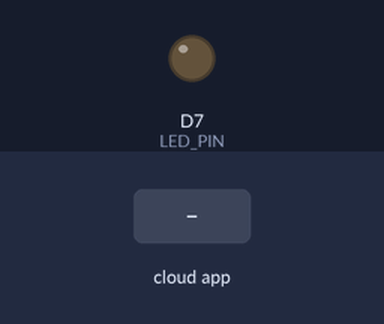
Bench run of a sketch on a simulated ESP8266 (NodeMCU). Parts: output pins drawn as LEDs (lit = HIGH). Inputs (shaded band) come from the test bench. What the sketch prints to the serial monitor is not drawn.

Above: at 2.7 s.
2.8 s: the phone or cloud app sets Led to 1
At 3.9 s:
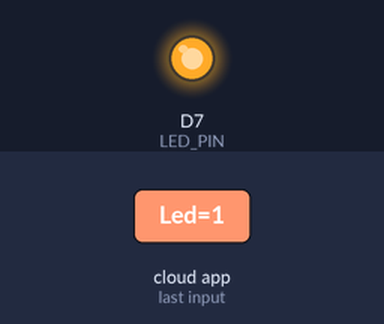
4.3 s: the phone or cloud app sets Led to 0
At 5.1 s:
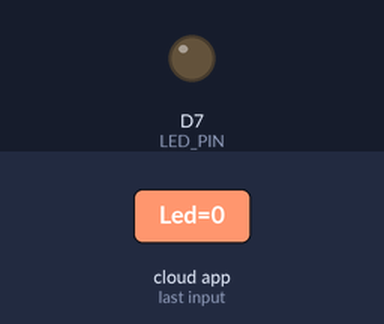
Timing chart, 0 to 7.3 s (numbered marks = the images above; inputs shaded):
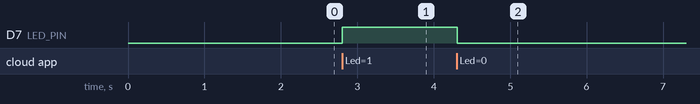

The sketch:

codechef1.ino
```cpp
#include "config.h"
#define LED_PIN D7
AdafruitIO_Feed *Led = io.feed("Led");

void setup() {

  pinMode(LED_PIN, OUTPUT);
  Serial.begin(115200);
  while(! Serial);
  Serial.print("Connecting to Adafruit IO");
  io.connect();
  Led->onMessage(handleMessage);
  while(io.status() < AIO_CONNECTED) {
    Serial.print(".");
    delay(500);
  }
  Serial.println();
  Serial.println(io.statusText());
  Led->get();

}

void loop() {
  io.run();

}
void handleMessage(AdafruitIO_Data *data) {

  Serial.print("received <- ");

  if(data->toPinLevel() == HIGH)
    Serial.println("HIGH");
  else
    Serial.println("LOW");


  digitalWrite(LED_PIN, data->toPinLevel());
}
```

config.h
```cpp
/************************ Adafruit IO Config *******************************/

// visit io.adafruit.com if you need to create an account,
// or if you need your Adafruit IO key.
#define IO_USERNAME "guth"
#define IO_KEY "aio_RzgF00aklfS47Olb3O5q8CVuIwfI"

/******************************* WIFI **************************************/

// the AdafruitIO_WiFi client will work with the following boards:
//   - HUZZAH ESP8266 Breakout -> https://www.adafruit.com/products/2471
//   - Feather HUZZAH ESP8266 -> https://www.adafruit.com/products/2821
//   - Feather HUZZAH ESP32 -> https://www.adafruit.com/product/3405
//   - Feather M0 WiFi -> https://www.adafruit.com/products/3010
//   - Feather WICED -> https://www.adafruit.com/products/3056
//   - Adafruit PyPortal -> https://www.adafruit.com/product/4116
//   - Adafruit Metro M4 Express AirLift Lite ->
//   https://www.adafruit.com/product/4000
//   - Adafruit AirLift Breakout -> https://www.adafruit.com/product/4201
//   - Adafruit AirLift Shield -> https://www.adafruit.com/product/4285
//   - Adafruit AirLift FeatherWing -> https://www.adafruit.com/product/4264

#define WIFI_SSID "1+"
#define WIFI_PASS "pistachio"

// uncomment the following line if you are using airlift
// #define USE_AIRLIFT

// uncomment the following line if you are using winc1500
// #define USE_WINC1500

// uncomment the following line if you are using mrk1010 or nano 33 iot
//#define ARDUINO_SAMD_MKR1010

// comment out the following lines if you are using fona or ethernet
#include "AdafruitIO_WiFi.h"

#if defined(USE_AIRLIFT) || defined(ADAFRUIT_METRO_M4_AIRLIFT_LITE) ||         \
    defined(ADAFRUIT_PYPORTAL)
// Configure the pins used for the ESP32 connection
#if !defined(SPIWIFI_SS) // if the wifi definition isnt in the board variant
// Don't change the names of these #define's! they match the variant ones
#define SPIWIFI SPI
#define SPIWIFI_SS 10 // Chip select pin
#define NINA_ACK 9    // a.k.a BUSY or READY pin
#define NINA_RESETN 6 // Reset pin
#define NINA_GPIO0 -1 // Not connected
#endif
AdafruitIO_WiFi io(IO_USERNAME, IO_KEY, WIFI_SSID, WIFI_PASS, SPIWIFI_SS,
                   NINA_ACK, NINA_RESETN, NINA_GPIO0, &SPIWIFI);
#else
AdafruitIO_WiFi io(IO_USERNAME, IO_KEY, WIFI_SSID, WIFI_PASS);
#endif
/******************************* FONA **************************************/

// the AdafruitIO_FONA client will work with the following boards:
//   - Feather 32u4 FONA -> https://www.adafruit.com/product/3027

// uncomment the following two lines for 32u4 FONA,
// and comment out the AdafruitIO_WiFi client in the WIFI section
// #include "AdafruitIO_FONA.h"
// AdafruitIO_FONA io(IO_USERNAME, IO_KEY);

/**************************** ETHERNET ************************************/

// the AdafruitIO_Ethernet client will work with the following boards:
//   - Ethernet FeatherWing -> https://www.adafruit.com/products/3201

// uncomment the following two lines for ethernet,
// and comment out the AdafruitIO_WiFi client in the WIFI section
// #include "AdafruitIO_Ethernet.h"
// AdafruitIO_Ethernet io(IO_USERNAME, IO_KEY);
```

Measured:
- after the input at 2.8 s, D7 (LED_PIN): LOW → HIGH at once
- after the input at 4.3 s, D7 (LED_PIN): HIGH → LOW at once
